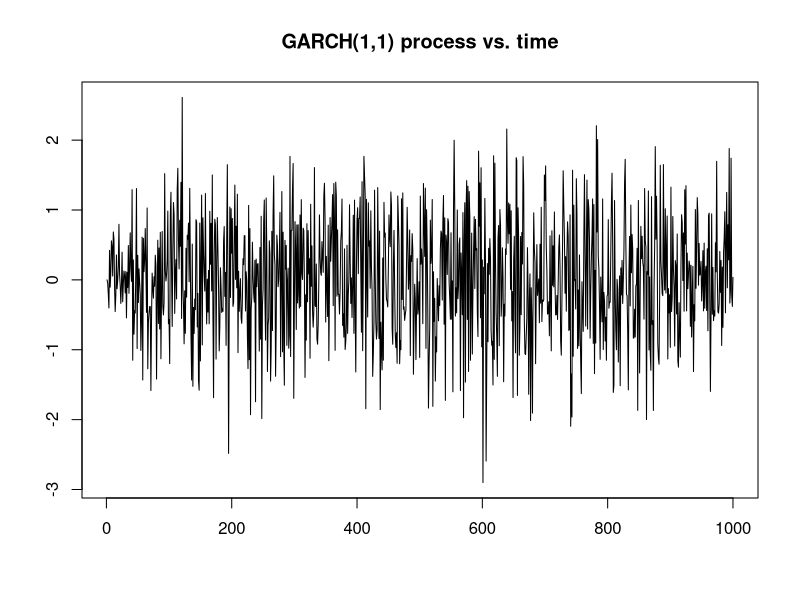

Generate this figure with R:
#' This file generates paths for a volatility clustering, as described in A. Meucci, "Risk and Asset Allocation",
#' Springer, 2005,  Chapter 3.
#'
#' @references
#' A. Meucci - "Exercises in Advanced Risk and Portfolio Management" \url{http://symmys.com/node/170},
#' "E 134 - Simulation of a GARCH process".
#'
#' See Meucci's script for "S_VolatilityClustering.m"
#'
#' @author Xavier Valls \email{xaviervallspla@@gmail.com}

##################################################################################################################
### Input parameters
mu = 0.05; # mean
a  = 0.03;
b  = 0.96;
s  = 0.01;
T  = 1000;

##################################################################################################################
### Simulate path
z = rnorm(T);
s2 = s^2;
eps = array( NaN, T );
eps[ 1 ] = s2;
for( t in 1 : (T - 1) )
{
    s2[ t + 1 ]  = s^2 + a * ( z[ t ]^2) + b * s2[ t ];
    eps[ t + 1 ] = mu + sqrt( s2[ t + 1] ) * z[ t + 1 ];
}

dev.new();
plot(eps, type = "l", main = "GARCH(1,1) process vs. time", xlab = "", ylab = "" );
